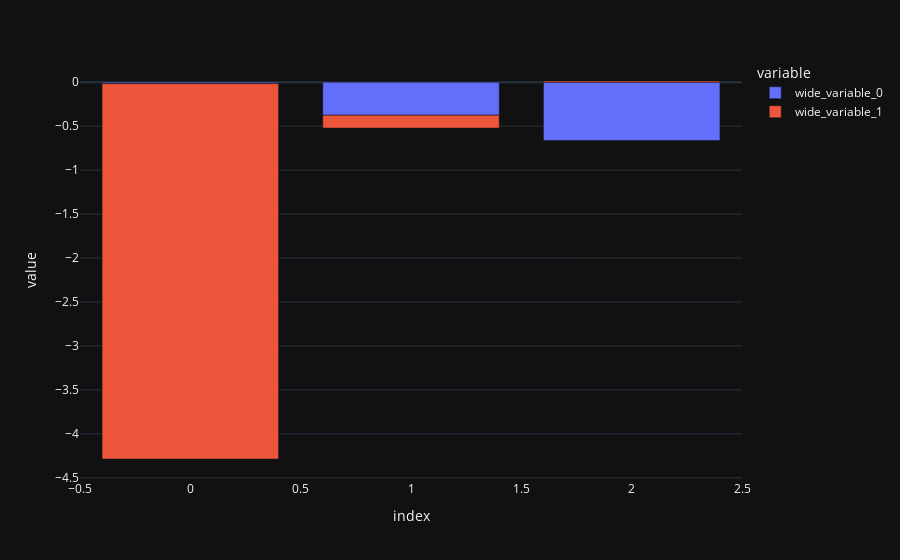

Here is the notebook cell this chart was saved with:
### Code cell
px.bar(y=[cv1['test_score'], cv2['test_score']])

### Figure 1 — Plotly figure (JSON) as saved in the notebook; plotly's stock layout.template omitted (floating-point values rounded to 4 significant figures)
{"data": [{"alignmentgroup": "True", "hovertemplate": "variable=wide_variable_0<br>index=%{x}<br>value=%{y}<extra></extra>", "legendgroup": "wide_variable_0", "marker": {"color": "#636efa", "pattern": {"shape": ""}}, "name": "wide_variable_0", "offsetgroup": "wide_variable_0", "orientation": "v", "showlegend": true, "textposition": "auto", "x": [0, 1, 2], "xaxis": "x", "y": [-0.01688, -0.3754, -0.6644], "yaxis": "y", "type": "bar"}, {"alignmentgroup": "True", "hovertemplate": "variable=wide_variable_1<br>index=%{x}<br>value=%{y}<extra></extra>", "legendgroup": "wide_variable_1", "marker": {"color": "#EF553B", "pattern": {"shape": ""}}, "name": "wide_variable_1", "offsetgroup": "wide_variable_1", "orientation": "v", "showlegend": true, "textposition": "auto", "x": [0, 1, 2], "xaxis": "x", "y": [-4.269, -0.1464, 0.01339], "yaxis": "y", "type": "bar"}], "layout": {"xaxis": {"anchor": "y", "domain": [0.0, 1.0], "title": {"text": "index"}}, "yaxis": {"anchor": "x", "domain": [0.0, 1.0], "title": {"text": "value"}}, "legend": {"title": {"text": "variable"}, "tracegroupgap": 0}, "margin": {"t": 60}, "barmode": "relative"}}
